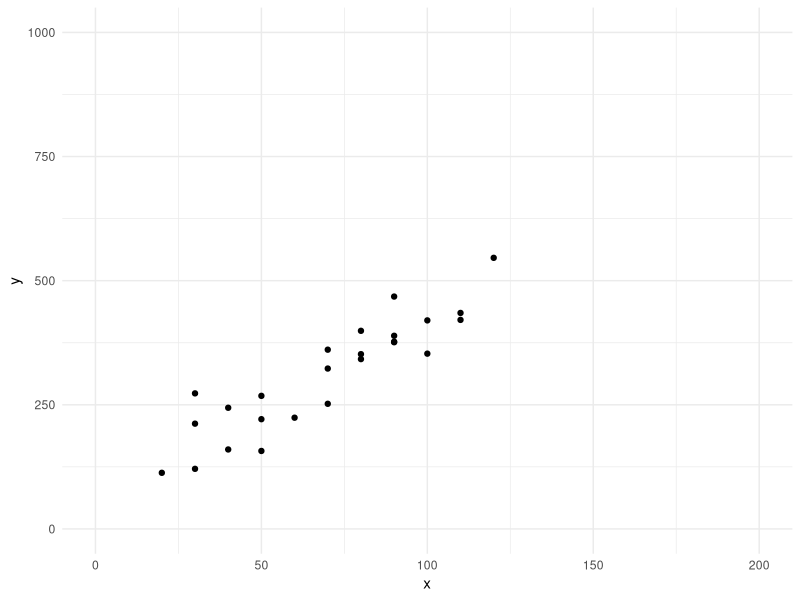

Recreate this plot in R.
library(tidyverse)

# NOTE: code from this chapter found here (by Aaron Schlegel):
# http://rstudio-pubs-static.s3.amazonaws.com/5218_61195adcdb7441f7b08af3dba795354f.html
#
# enter data
x <- c( 80,  30,  50,  90,  70,  60, 120,  80, 100,
        50,  40,  70,  90,  20, 110, 100,  30,  50,
        90, 110,  30,  90,  40,  80,  70)

y <- c(399, 121, 221, 376, 361, 224, 546, 352, 353,
       157, 160, 252, 389, 113, 435, 420, 212, 268,
       377, 421, 273, 468, 244, 342, 323)

# put together as tibble
one <- tibble(x, y)
# clean up the x and y vectors: rm(x, y)

# construct model
one_model <- lm(y ~ x, data = one)

# Bonferroni-adjusted CI for B_0 and B_1
# we use the usual confint() function, but adjust in the LEVEL 
one_ci_bonf <- confint(one_model, level = (1 - 0.1/2))

# a user-built function for the Working-Hotelling CI
# for several mean responses
ci.wh <- function(model, newdata, alpha = 0.1)
{
  df    <- nrow(model.frame(model)) - length(coef(model))  # 23
  W     <- sqrt( 2 * qf(1 - alpha, 2, df) )                # 2.2580
  ci    <- predict(model, newdata, se.fit = TRUE)   
  x <- cbind(
    'x'   = newdata,
    's'   = ci$se.fit,
    'fit' = ci$fit,
    'lwr' = ci$fit - W * ci$se.fit,
    'upr' = ci$fit + W * ci$se.fit)
  
  return(x)
}

# we wanted the CI for X_h=30, X_h=65, and X_h=100
new <- data.frame(x = c(30, 65, 100))

# call the function to construct the W-H CI:
one_ci_wh <- ci.wh(one_model, new)
# NOTE: these are slightly different from what we found
# in class -- remember that we had to approximate our F
# this function finds the true F critical value

# Bonferroni for several mean responses
predict(one_model, new, int = "c", level = (1 - 0.1/nrow(new)), se.fit = TRUE)


# user-defined function for simultaneous prediction intervals
# specify "S" for Scheffe, "B" for Bonferroni
ci.sim <- function(model, newdata, type = c("B", "S"), alpha = 0.05)
{
  g  <- nrow(newdata)
  CI <- predict(model, newdata, se.fit = TRUE)
  M  <- ifelse(match.arg(type) == "B",
               qt(1 - alpha / (2*g), model$df),              # B = (4.9a)
               sqrt( g * qf( 1 - alpha, g, model$df)))       # S = (4.8a)
  
  spred <- sqrt( CI$residual.scale^2 + (CI$se.fit)^2 )  # (2.38) 
  x <- data.frame(
    "x"     = newdata,
    "spred" = spred,
    "fit"   = CI$fit,
    "lower" = CI$fit - M * spred,
    "upper" = CI$fit + M * spred)
  
  return(x)
}

new <- data.frame(x = c(80, 100))

ci.sim(one_model, new, type = "S")
# NOTE: these are slightly different from what we found
# in class -- remember that we had to approximate our F
# this function finds the true F critical value

ci.sim(one_model, new, type = "B")
# NOTE: these are slightly different from what we found
# in class -- remember that we had to approximate our t
# this function finds the true t critical value






x <- c(20, 196, 115, 50, 122, 100, 33, 154, 80, 147, 182, 160)
y <- c(114, 921, 560, 245, 575, 475, 138, 727, 375, 670, 828, 762)

two <- tibble(x, y)

p <- ggplot(data=one, aes(x=x, y=y)) + 
     geom_point() +
     xlim(0, 200) + 
     ylim(0, 1000) +
     theme_minimal() 
p

# model with intercept
summary(lm(y ~ x, data=one))

# model without intercept
summary(lm(y ~ x - 1, data=one))
